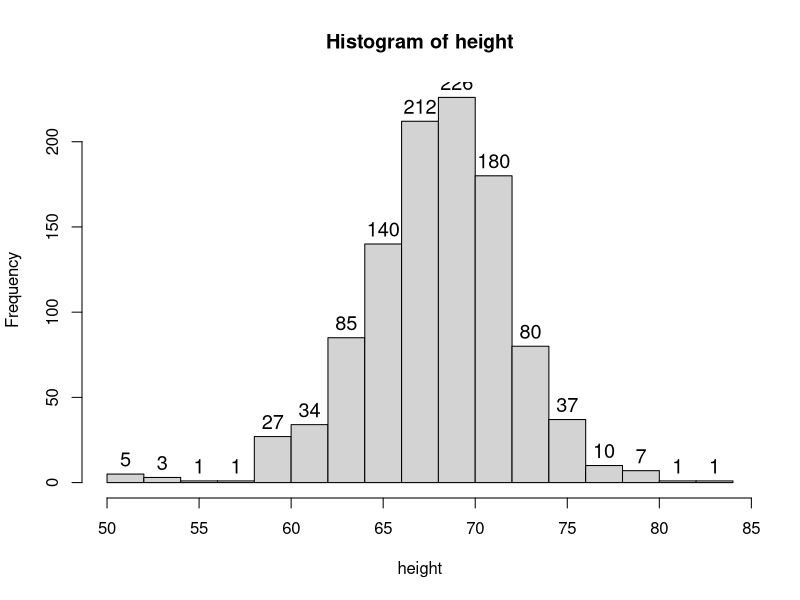
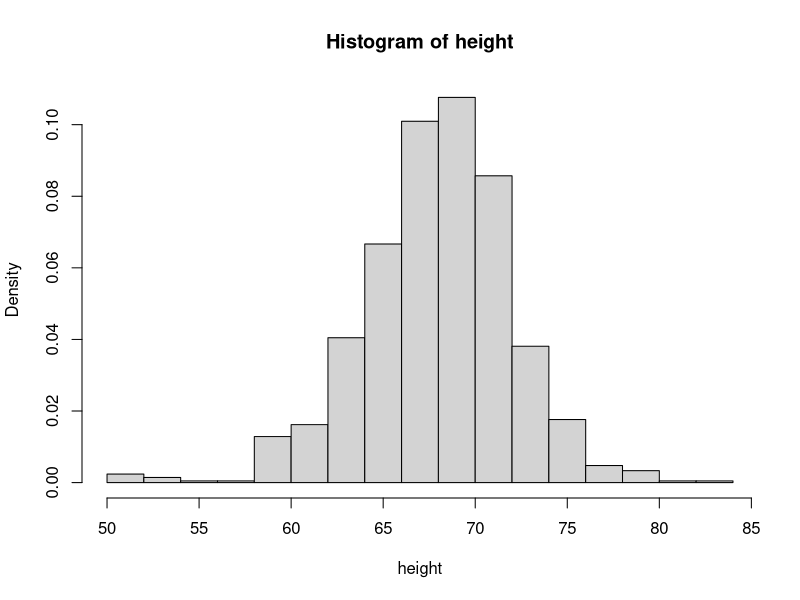
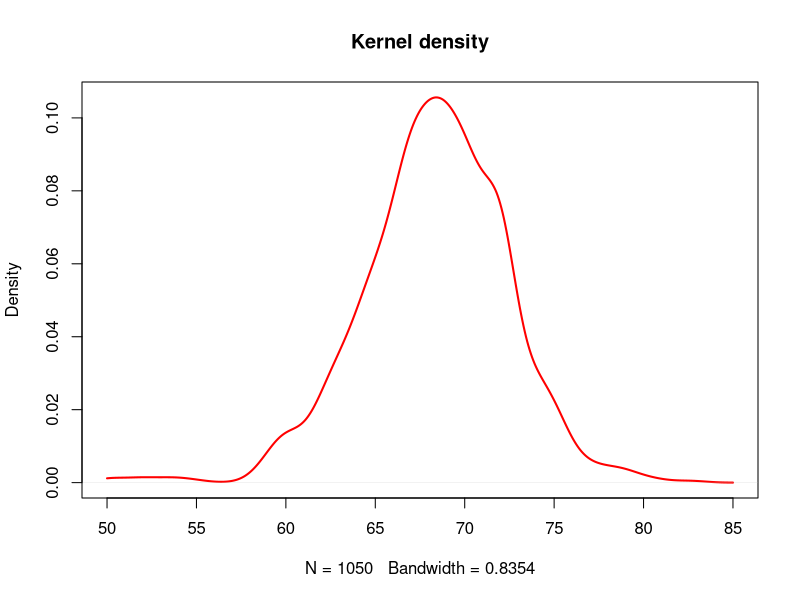
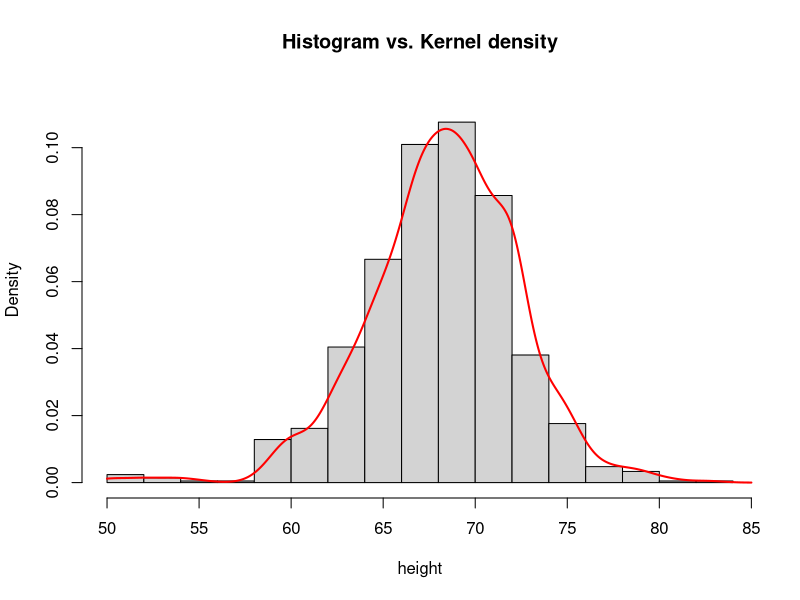
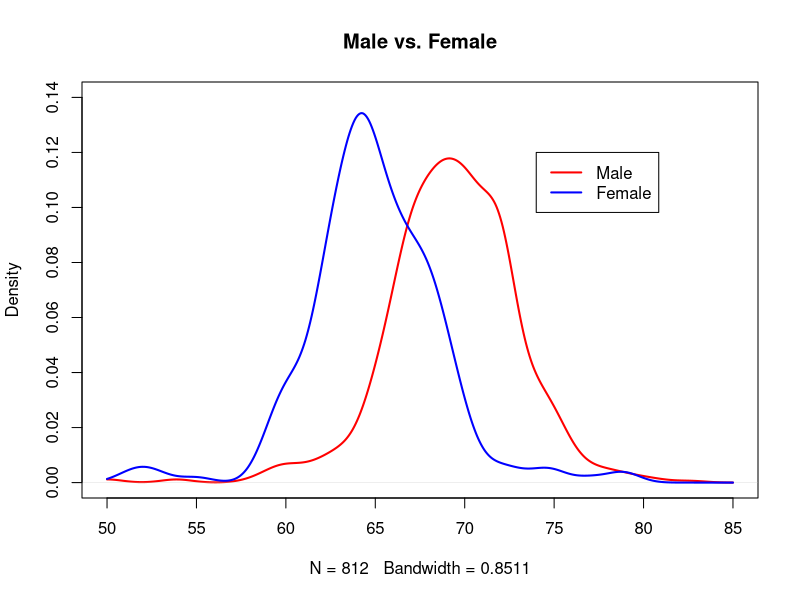
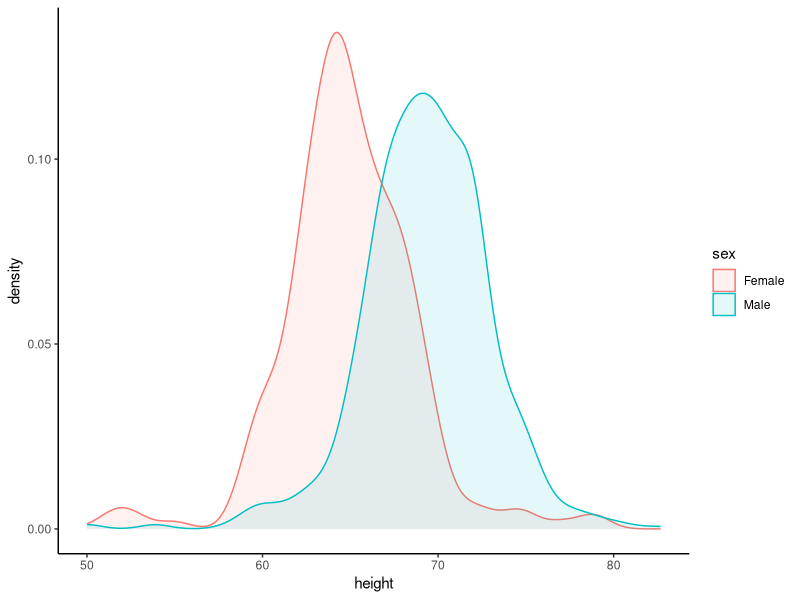
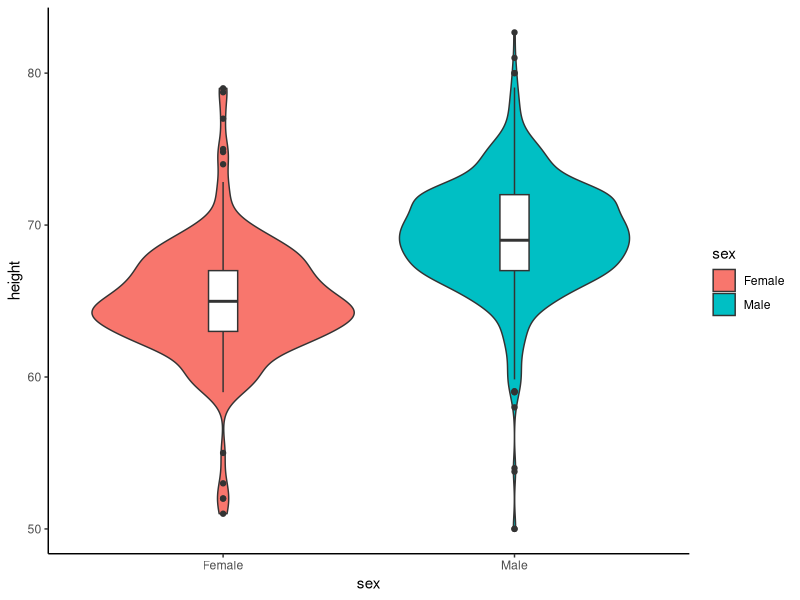

The R script that drew these images, in order:
if(!require(dslabs))
  install.packages("dslabs")
attach(heights)


# NB: the data "heights" are measured in inches

# frequency
r=hist(height)
text(r$mids,r$counts,r$counts,adj=c(.5,-.5),
     cex=1.2)

# density
hist(height,freq=FALSE)


# kenerel density
plot(density(height,from = 50,to=85),col="red",
     lwd=2,main="Kernel density")

# Histogram vs. Kernel density
hist(height,ylim=c(0,.115),freq=FALSE,
       main="Histogram vs. Kernel density")
lines(density(height,from = 50,to=85),col="red",lwd=2)


# female vs. male
female_height = height[sex=="Female"]
male_height = height[sex=="Male"]

plot(density(male_height,from = 50,to=85),
     col="red",lwd=2,ylim=c(0,.14),main="Male vs. Female")

lines(density(female_height,from = 50,to=85),
      col="blue",lwd=2)
legend(74,0.12,legend = c("Male","Female"),
       lty = c(1,1),col=c("red","blue"),lwd=c(2,2))

detach(heights)

## ggplot
library(ggplot2)
ggplot(heights,aes(height,fill =sex,colour = sex))+
  geom_density(alpha = 0.1)+
  theme_classic()

## Violin plot + box plot
ggplot(heights,aes(x=sex,y=height,fill=sex))+
  geom_violin()+
  geom_boxplot(width=0.1, fill="white")+
  theme_classic()
